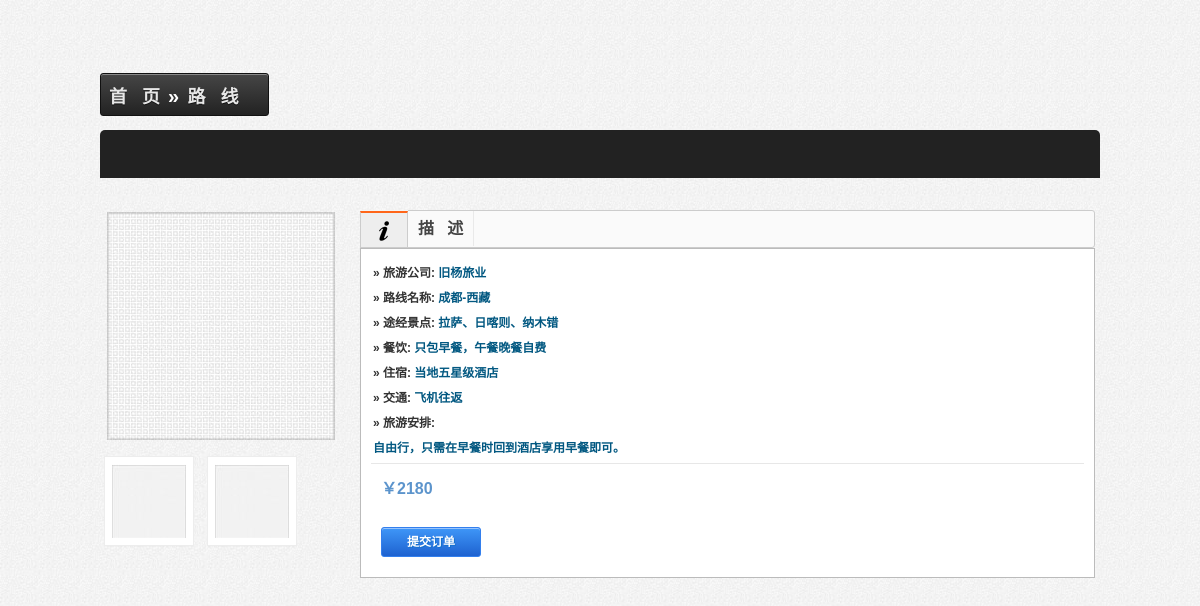
The app's page /bin/search/route_product.php?4001 with its own data.
### tables this page shows
CREATE TABLE `route` (
  `R_id` int(11) NOT NULL AUTO_INCREMENT COMMENT '旅游路线编号',
  `C_id` int(11) NOT NULL COMMENT '旅游公司编号',
  `R_name` varchar(60) NOT NULL COMMENT '旅游路线名称',
  `R_point` varchar(200) NOT NULL COMMENT '途经景点',
  `R_start` datetime NOT NULL COMMENT '旅游开始时间',
  `R_end` datetime NOT NULL COMMENT '旅游结束时间',
  `R_price` int(20) NOT NULL COMMENT '旅游价格',
  `R_food` varchar(200) NOT NULL COMMENT '餐饮',
  `R_hotel` varchar(200) NOT NULL COMMENT '住宿',
  `R_traffic` varchar(200) NOT NULL COMMENT '交通',
  `R_plan` varchar(1000) NOT NULL COMMENT '旅游安排',
  PRIMARY KEY (`R_id`),
  KEY `r_tc` (`C_id`),
  CONSTRAINT `r_tc` FOREIGN KEY (`C_id`) REFERENCES `tourc` (`C_id`)
);

CREATE TABLE `tourc` (
  `C_id` int(11) NOT NULL AUTO_INCREMENT COMMENT '旅游公司编号',
  `C_Uname` varchar(16) NOT NULL COMMENT '用户名',
  `C_pwd` varchar(8) NOT NULL COMMENT '密码',
  `C_name` varchar(60) NOT NULL COMMENT '公司名',
  `C_man` varchar(60) NOT NULL COMMENT '法人',
  `C_address` varchar(60) NOT NULL COMMENT '地址',
  `C_introduce` varchar(200) DEFAULT NULL COMMENT '公司介绍',
  PRIMARY KEY (`C_id`,`C_Uname`),
  KEY `C_id` (`C_id`)
);

### bin/search/route_product.php (the view, shortened to what this page needs)
<?php
include("../config/config.php");
$R_id =  $_SERVER["QUERY_STRING"];
$query="select * from route where R_id='$R_id'";
        $result=$conn->query($query);
        if ($result) {
          if($result->num_rows>0){
                  while($row =$result->fetch_array()){
                    $query2="select C_name from tourc where C_id='$row[1]'";
                    $result2=$conn->query($query2);
                    $row2=$result2->fetch_array();
                    $C_name=$row2[0];
                    $URL_if = "../info_php/insertForm.php?".$row[1];
?>
<!DOCTYPE html>
<html lang="en" dir="ltr">
<head>
<link rel="stylesheet" type="text/css" href="../../css/css.css" />
</head>
<body>
<div style="width:1000px;margin:0 auto;">
    <div id="cart">
    <div class="heading">
	<a style="padding:8px;margin-left:-14px;" href="../../index.html"><font size="4">首&nbsp;&nbsp;&nbsp;页</font></a><span style="font-size:20px;color:#fff;">&raquo;</span>
      <a><span id="cart_total"><font size="4">&nbsp;路&nbsp;&nbsp;&nbsp;线</font></span></a></div>
  </div>
</div>
<div class="header">
<div class="logo_img">
</div></div>
<div id="menu">
</div>
<div id="container_bg">
<div id="content">
<div class="block-white">
<div class="block-content">
<div class="product-info">
<div class="left">
<div class="image"><a href="#" title="iMac" ><img src="../../images/imac_1-228x228.jpg" title="iMac" alt="iMac" id="image" /></a></div>
<div class="image-additional">
<a href="#" title="iMac"><img src="../../images/imac_3-74x74.jpg" title="iMac" alt="iMac" /></a>
<a href="#" title="iMac"><img src="../../images/imac_2-74x74.jpg" title="iMac" alt="iMac" /></a>
</div>
</div>
<div class="right">
<div id="tabs" class="tabs">
<a href="#tab-information" class="selected"><img alt="Information" src="../../images/Info.png" style="margin-top:6px;" /><div></div></a>
<a href="#tab-description"><font size="3">描&nbsp;&nbsp;&nbsp;述</font></a>
</div>
<div id="tab-information" class="tab-content">
<div class="description">
<span>&raquo;&nbsp;旅游公司:&nbsp;</span><?php echo $C_name ?><br />
<span>&raquo;&nbsp;路线名称:&nbsp;</span><?php echo $row[2] ?><br />
<span>&raquo;&nbsp;途经景点:&nbsp;</span><?php echo $row[3] ?><br />
<span>&raquo;&nbsp;餐饮:&nbsp;</span><?php echo $row[7] ?><br />
<span>&raquo;&nbsp;住宿:&nbsp;</span><?php echo $row[8] ?><br />
<span>&raquo;&nbsp;交通:&nbsp;</span><?php echo $row[9] ?><br />
<span>&raquo;&nbsp;旅游安排:&nbsp;<br /></span><?php echo $row[10] ?><br />
</div>
<div class="price">
<span class="price-new"><font size="3">￥<?php echo $row[6] ?></font></span><br/><br/>
<a href="<?php echo $URL_if; ?>" onclick="return window.confirm('确定提交订单吗？');" role="button" data-toggle="modal" class="button"><span>提交订单</span></a>
</div>
       <?php
                       }
        }
      }else {
        echo "查询失败";
        }
?>
</div>
<div class="price">
</div>
</div>
</div>
</div>
</div>
</div>
</div>
<br>
<br>
<br>
</body>
</html>

### records on screen
route: tourc.C_name "旧杨旅业", R_name "成都-西藏", R_point "拉萨、日喀则、纳木错", R_food "只包早餐，午餐晚餐自费", R_hotel "当地五星级酒店", R_traffic "飞机往返", R_plan "自由行，只需在早餐时回到酒店享用早餐即可。", R_price "2180"
